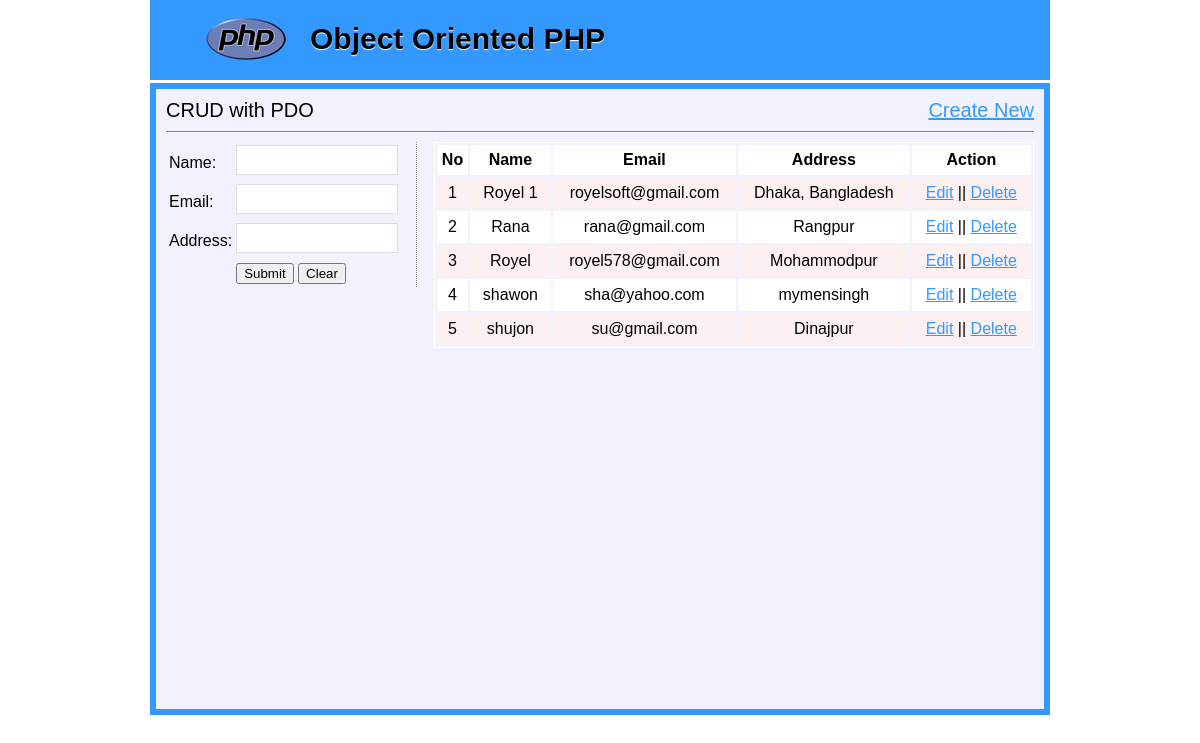
The page / on the database its author committed.
### tables this page shows
CREATE TABLE `tbl_sample` (
  `id` int(11) NOT NULL,
  `name` varchar(50) NOT NULL,
  `email` varchar(50) NOT NULL,
  `address` varchar(100) NOT NULL
);

### class/student.php (called while the page is built, shortened)
<?php
include "DB.php";
class Student{
	private $table = 'tbl_sample';
	public function readAll(){
		$sql = "SELECT * FROM $this->table";
		$stmt = DB::prepare($sql);
		$stmt->execute();
		return $stmt->fetchAll();
	}
}
?>

### class/DB.php (called while the page is built, shortened)
<?php
class DB{
	private static $pdo;
	public static function connection(){
		if (!isset(self::$pdo)) {
			try {
				self::$pdo =new PDO('mysql:host=localhost;port=3306;dbname=oop','root','',
                  array(PDO::ATTR_PERSISTENT => true));
			} catch (PDOException $e) {
				echo $e->getMessage();
				}
		}
		return self::$pdo;
	}
	public static function prepare($sql){
		return self::connection()->prepare($sql);
	}
}
?>

### index.php (the view, shortened to what this page needs)
<?php include "inc/header.php"; ?>
<?php
    $user = new student();
?>
<?php
if (isset($_GET['action']) && $_GET['action']=='update') {
    $id = (int)$_GET['id'];
    $result = $user->readById($id);
?>
<section class="mainleft">
    <form action="" method="post">
         <table>
            <input type="hidden" name="id" value="<?php echo $result['id']?>" />
            <tr>
               <td>Name: </td>
                <td><input type="text" name="name" value="<?php echo $result['name']?>" /></td>
            </tr>
            <tr>
               <td>Email: </td>
                <td><input type="text" name="email" value="<?php echo $result['email']?>"/></td>
            </tr>
            <tr>
              <td>Address: </td>
                <td><input type="text" name="address" value="<?php echo $result['address']?>" /></td>
            </tr>
            <tr>
              <td></td>
                <td>
                <input type="submit" name="update" value="Update"/>
                </td>
            </tr>
          </table>
    </form>
</section>
<?php
 } else {
?>
<section class="mainleft">
    <form action="" method="post">
         <table>
            <tr>
                <td>Name: </td>
                <td><input type="text" name="name" required="1"/></td>
            </tr>
            <tr>
               <td>Email: </td>
                <td><input type="text" name="email" /></td>
            </tr>
            <tr>
              <td>Address: </td>
                <td><input type="text" name="address" required="1"/></td>
            </tr>
            <tr>
              <td></td>
                <td>
                <input type="submit" name="create" value="Submit"/>
                <input type="reset" value="Clear"/>
                </td>
            </tr>
          </table>
    </form>
<?php
    }
?>
</section>
<section class="mainright">
  <table class="tblone">
    <tr>
        <th>No</th>
        <th>Name</th>
        <th>Email</th>
        <th>Address</th>
        <th>Action</th>
    </tr>
<?php
$i= 0;
    foreach ($user->readAll() as $key => $value) {
        $i++;
?>
    <tr>
        <td><?php echo $i;?></td>
        <td><?php echo $value['name'];?></td>
        <td><?php echo $value['email'];?> </td>
        <td><?php echo $value['address'];?> </td>
        <td>
            <?php echo "<a href= 'index.php?action=update&id=".$value['id']."' onClick= 'return confirm(\"Do you want to Edit\")'> Edit</a>";?> ||
            <?php echo "<a href= 'index.php?action=delete&id=".$value['id']."' onClick= 'return confirm(\"Are you sure to delete this data\")'> Delete</a>";?>
        </td>
    </tr>
<?php }?>
  </table>
</section>
<?php include "inc/footer.php"; ?>

### inc/header.php (shortened to what this page needs)
<!DOCTYPE HTML>
<html>
<head>
</head>
<body>
  <header class="headeroption">
    <h2>Object Oriented PHP</h2>
  </header>
<div class="content">
<section class="subject">
<p>CRUD with PDO <span style="float:right"><a href="index.php">Create New</a></span><p>
</section>

### inc/footer.php
</div>
</body>
</html>

### inc/header.php (style rules this page uses)
body { font-family: arial;font-size: 15px;line-height: 18px;margin: 0 auto;width: 900px; }
a { color:#3399FF; }
.headeroption { background: #3399ff url("img/php.png") no-repeat scroll 56px 18px;height: 80px;overflow: hidden;padding-left: 160px; }
.headeroption h2 { color: #000;font-size: 30px;padding-top: 5px;text-shadow: 0 1px 1px #fff; }
.content { background: #f2f2ff;border: 6px solid #3399ff;font-size: 16px;line-height: 22px;margin-bottom: 3px;margin-top: 3px;min-height: 600px;overflow: hidden;padding: 10px; }
.subject { border-bottom: 1px solid #3399ff;font-size: 20px;margin-bottom: 10px;padding-bottom: 10px; }
.subject p { margin:0; }
.mainleft { border-right: 1px dotted #999;float: left;margin-right: 16px;width: 250px; }
.mainright { float:right;width:600px; }
.tblone { width:100%;border:1px solid #fff; }
.tblone td { padding:5px 10px;text-align:center; }
table.tblone tr:nth-child(2n+1) { background:#fff;height:30px; }
table.tblone tr:nth-child(2n) { background:#fdf0f1 none repeat scroll 0 0;height:30px; }
input[type="text"] { border:1px solid #ddd;margin-bottom:5px;padding:5px;width:150px;font-size:16px }
input[type="submit"] { cursor: pointer }

### rows shown on the page
tbl_sample: name "Royel 1", email "royelsoft@gmail.com", address "Dhaka, Bangladesh"
tbl_sample: name "Rana", email "rana@gmail.com", address "Rangpur"
tbl_sample: name "Royel", email "royel578@gmail.com", address "Mohammodpur"
tbl_sample: name "shawon", email "sha@yahoo.com", address "mymensingh"
tbl_sample: name "shujon", email "su@gmail.com", address "Dinajpur"
